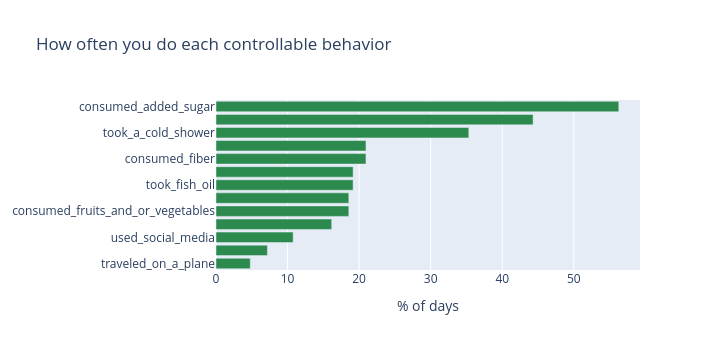
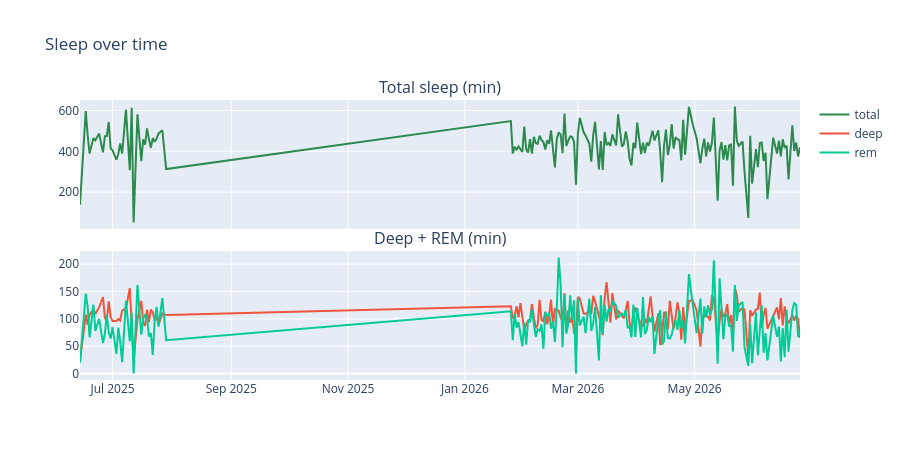

Here is the notebook cell these charts were saved with, in order:
### Markdown cell above
## Phase 4 — Exploratory views

How often you do each behavior, and how your nightly sleep varies.

### Code cell
import plotly.express as px
import plotly.graph_objects as go
from plotly.subplots import make_subplots

# Behavior frequency
binary_ctrl = [c for c in CONTROLLABLE if set(merged[c].dropna().unique()) <= {0.0, 1.0}]
freq = merged[binary_ctrl].mean().sort_values()
fig = go.Figure(go.Bar(x=freq.values * 100, y=[c[3:] if c.startswith("do_") else c for c in freq.index],
                       orientation="h", marker_color="#2d8a4e"))
fig.update_layout(title="How often you do each controllable behavior",
                  xaxis_title="% of days", height=max(350, len(freq)*26), width=720)
fig.show()

# Sleep over time
fig2 = make_subplots(rows=2, cols=1, shared_xaxes=True, vertical_spacing=0.08,
                     subplot_titles=["Total sleep (min)", "Deep + REM (min)"])
fig2.add_trace(go.Scatter(x=merged.index, y=merged["total_sleep_minutes"],
                          mode="lines", name="total", line=dict(color="#2d8a4e")), 1, 1)
if "sws_minutes" in merged: fig2.add_trace(go.Scatter(x=merged.index, y=merged["sws_minutes"], name="deep"), 2, 1)
if "rem_minutes" in merged: fig2.add_trace(go.Scatter(x=merged.index, y=merged["rem_minutes"], name="rem"), 2, 1)
fig2.update_layout(height=460, title_text="Sleep over time")
fig2.show()

### Figure 1 — Plotly figure (JSON) as saved in the notebook; plotly's stock layout.template omitted (floating-point values rounded to 4 significant figures)
{"data": [{"marker": {"color": "#2d8a4e"}, "orientation": "h", "type": "bar", "x": [4.79, 7.186, 10.78, 16.17, 18.56, 18.56, 19.16, 19.16, 20.96, 20.96, 35.33, 44.31, 56.29], "y": ["traveled_on_a_plane", "consumed_nicotine", "used_social_media", "masturbated", "consumed_fruits_and_or_vegetables", "have_any_alcoholic_drinks", "took_fish_oil", "took_omega_3_supplement", "consumed_fiber", "took_creatine", "took_a_cold_shower", "consumed_caffeine", "consumed_added_sugar"]}], "layout": {"height": 350, "title": {"text": "How often you do each controllable behavior"}, "width": 720, "xaxis": {"title": {"text": "% of days"}}}}

### Figure 2 — Plotly figure (JSON) as saved in the notebook; plotly's stock layout.template omitted (floating-point values rounded to 4 significant figures; data arrays with more than 128 entries replaced by an {"elided": "..."} marker saying what was removed)
{"data": [{"line": {"color": "#2d8a4e"}, "mode": "lines", "name": "total", "type": "scatter", "x": {"elided": "167 str values"}, "xaxis": "x", "y": {"elided": "167 float values"}, "yaxis": "y"}, {"name": "deep", "type": "scatter", "x": {"elided": "167 str values"}, "xaxis": "x2", "y": {"elided": "167 float values"}, "yaxis": "y2"}, {"name": "rem", "type": "scatter", "x": {"elided": "167 str values"}, "xaxis": "x2", "y": {"elided": "167 float values"}, "yaxis": "y2"}], "layout": {"annotations": [{"font": {"size": 16}, "showarrow": false, "text": "Total sleep (min)", "x": 0.5, "xanchor": "center", "xref": "paper", "y": 1.0, "yanchor": "bottom", "yref": "paper"}, {"font": {"size": 16}, "showarrow": false, "text": "Deep + REM (min)", "x": 0.5, "xanchor": "center", "xref": "paper", "y": 0.46, "yanchor": "bottom", "yref": "paper"}], "height": 460, "title": {"text": "Sleep over time"}, "xaxis": {"anchor": "y", "domain": [0.0, 1.0], "matches": "x2", "showticklabels": false}, "xaxis2": {"anchor": "y2", "domain": [0.0, 1.0]}, "yaxis": {"anchor": "x", "domain": [0.54, 1.0]}, "yaxis2": {"anchor": "x2", "domain": [0.0, 0.46]}}}
